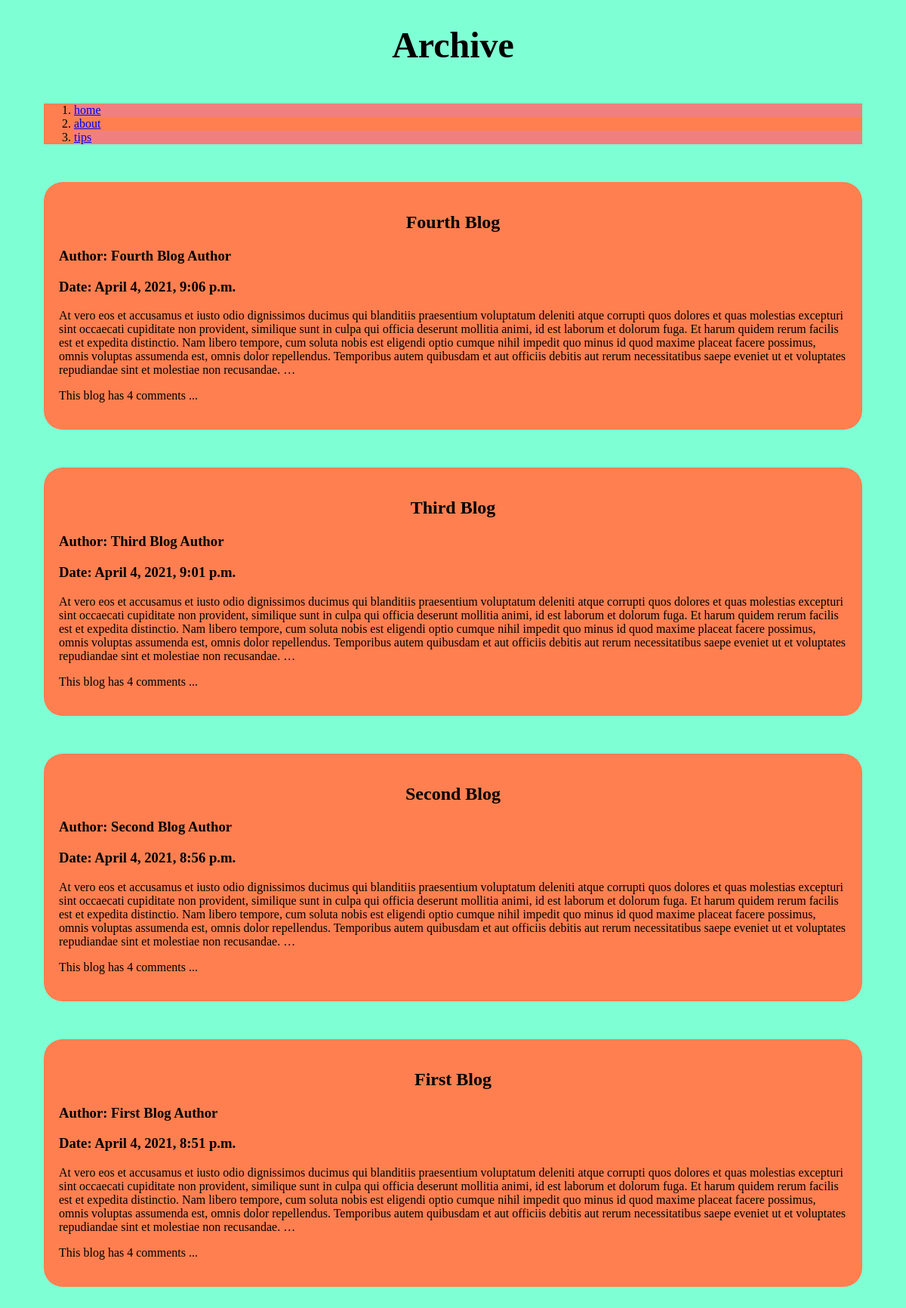
Screenshot of /blog/archive/ with the database file from the repository.
### blog/models.py (models this page shows, shortened)
class Blog(models.Model):
    title = models.CharField(max_length=128)
    author = models.CharField(max_length=128)
    content = models.TextField()
    posted = models.DateTimeField('date posted')

class Comment(models.Model):
    blog = models.ForeignKey(Blog, on_delete=models.CASCADE)
    commenter = models.CharField(max_length=128)
    email = models.EmailField(max_length=128)
    content = models.TextField()
    posted = models.DateTimeField('date posted')

### blog/views.py (the view)
# urls.py: path('archive/', views.archive, name='archive'),
def archive(request):
    blogPosts = Blog.objects.order_by('-posted')
    return render(request,
        'blog/blogarchive.html',
        {
            'blogPosts': blogPosts
        }
    )

### blog/templates/blog/blogarchive.html (shortened to what this page needs)
{%load static%}
<!DOCTYPE html>
<html lang="en">
    <head>
        <link rel="stylesheet" href="{%static 'blog/style.css'%}"/>
    </head>
    <body>
        <h1>Archive</h1>
        <div>
            <ol>
                <li><a href="{% url 'blog:home' %}">home</a></li>
                <li><a href="{% url 'blog:about' %}">about</a></li>
                <li><a href="{% url 'blog:tips' %}">tips</a></li>
            </ol>
        </div>
        {% if blogPosts %}
            {% for b in blogPosts%}
                <div class="post">
                    <h2>{{b.title}}</h2>
                    <h3>Author: {{b.author}}</h3>
                    <h3>Date: {{b.posted}}</h3>
                    <p>{{b.content | truncatewords:100}}</p>
                    <p>This blog has {{b.comment_set.all | length}} comments ...</p>
                </div>
            {% endfor %}
        {% else %}
                <p>No blog posts are available.</p>
        {% endif %}
    </body>
</html>

### blog/static/blog/style.css (style rules this page uses)
body { background-color: aquamarine; }
h1 { font-size: 3em; text-align: center; color: black; }
h2 { text-align: center; }
.post { background-color: coral; border-radius: 25px; padding: 20px; }
div { margin: 50px; }
ol { background-color: coral; }
ol li:nth-child(odd) { background-color: lightcoral; }

### rows the page displays
Blog: title "Fourth Blog", author "Fourth Blog Author", posted "April 4, 2021, 9:06 p.m.", content "At vero eos et accusamus et iusto odio dignissimos ducimus qui blanditiis praesentium voluptatum deleniti atque corrupti quos dolores et quas molestias excepturi sint occaecati cupiditate non provident, similique sunt in culpa qui officia deserunt mollitia animi, id est laborum et dolorum fuga. Et harum quidem rerum facilis est et expedita distinctio. Nam libero tempore, cum soluta nobis est eligendi optio cumque nihil impedit quo minus id quod maxime placeat facere possimus, omnis voluptas assumenda est, omnis dolor repellendus. Temporibus autem quibusdam et aut officiis debitis aut rerum necessitatibus saepe eveniet ut et voluptates repudiandae sint et molestiae non recusandae. …", comment_set.all|length "4"
Blog: title "Third Blog", author "Third Blog Author", posted "April 4, 2021, 9:01 p.m.", content "At vero eos et accusamus et iusto odio dignissimos ducimus qui blanditiis praesentium voluptatum deleniti atque corrupti quos dolores et quas molestias excepturi sint occaecati cupiditate non provident, similique sunt in culpa qui officia deserunt mollitia animi, id est laborum et dolorum fuga. Et harum quidem rerum facilis est et expedita distinctio. Nam libero tempore, cum soluta nobis est eligendi optio cumque nihil impedit quo minus id quod maxime placeat facere possimus, omnis voluptas assumenda est, omnis dolor repellendus. Temporibus autem quibusdam et aut officiis debitis aut rerum necessitatibus saepe eveniet ut et voluptates repudiandae sint et molestiae non recusandae. …", comment_set.all|length "4"
Blog: title "Second Blog", author "Second Blog Author", posted "April 4, 2021, 8:56 p.m.", content "At vero eos et accusamus et iusto odio dignissimos ducimus qui blanditiis praesentium voluptatum deleniti atque corrupti quos dolores et quas molestias excepturi sint occaecati cupiditate non provident, similique sunt in culpa qui officia deserunt mollitia animi, id est laborum et dolorum fuga. Et harum quidem rerum facilis est et expedita distinctio. Nam libero tempore, cum soluta nobis est eligendi optio cumque nihil impedit quo minus id quod maxime placeat facere possimus, omnis voluptas assumenda est, omnis dolor repellendus. Temporibus autem quibusdam et aut officiis debitis aut rerum necessitatibus saepe eveniet ut et voluptates repudiandae sint et molestiae non recusandae. …", comment_set.all|length "4"
Blog: title "First Blog", author "First Blog Author", posted "April 4, 2021, 8:51 p.m.", content "At vero eos et accusamus et iusto odio dignissimos ducimus qui blanditiis praesentium voluptatum deleniti atque corrupti quos dolores et quas molestias excepturi sint occaecati cupiditate non provident, similique sunt in culpa qui officia deserunt mollitia animi, id est laborum et dolorum fuga. Et harum quidem rerum facilis est et expedita distinctio. Nam libero tempore, cum soluta nobis est eligendi optio cumque nihil impedit quo minus id quod maxime placeat facere possimus, omnis voluptas assumenda est, omnis dolor repellendus. Temporibus autem quibusdam et aut officiis debitis aut rerum necessitatibus saepe eveniet ut et voluptates repudiandae sint et molestiae non recusandae. …", comment_set.all|length "4"
